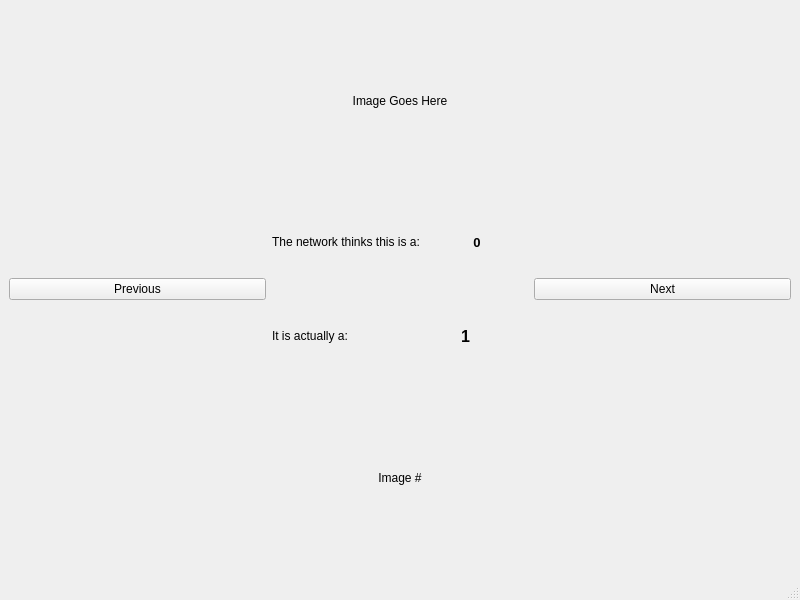
<?xml version="1.0" encoding="UTF-8"?>
<ui version="4.0">
 <class>MainWindow</class>
 <widget class="QMainWindow" name="MainWindow">
  <property name="geometry">
   <rect>
    <x>0</x>
    <y>0</y>
    <width>800</width>
    <height>600</height>
   </rect>
  </property>
  <property name="windowTitle">
   <string>MainWindow</string>
  </property>
  <widget class="QWidget" name="centralwidget">
   <layout class="QVBoxLayout" name="verticalLayout">
    <item>
     <widget class="QLabel" name="image_label">
      <property name="text">
       <string>Image Goes Here</string>
      </property>
      <property name="alignment">
       <set>Qt::AlignCenter</set>
      </property>
     </widget>
    </item>
    <item>
     <layout class="QGridLayout" name="interaction_layout">
      <item row="1" column="0" rowspan="2">
       <widget class="QPushButton" name="previous_button">
        <property name="text">
         <string>Previous</string>
        </property>
       </widget>
      </item>
      <item row="1" column="2">
       <layout class="QHBoxLayout" name="prediction_hbox_layout">
        <item>
         <widget class="QLabel" name="prediction_description_label">
          <property name="text">
           <string>The network thinks this is a:</string>
          </property>
         </widget>
        </item>
        <item>
         <widget class="QLabel" name="prediction_label">
          <property name="font">
           <font>
            <pointsize>10</pointsize>
            <weight>75</weight>
            <bold>true</bold>
           </font>
          </property>
          <property name="text">
           <string>0</string>
          </property>
          <property name="alignment">
           <set>Qt::AlignCenter</set>
          </property>
         </widget>
        </item>
       </layout>
      </item>
      <item row="1" column="3" rowspan="2">
       <widget class="QPushButton" name="next_button">
        <property name="text">
         <string>Next</string>
        </property>
       </widget>
      </item>
      <item row="2" column="2">
       <layout class="QHBoxLayout" name="truth_hbox_layout">
        <item>
         <widget class="QLabel" name="truth_description_label">
          <property name="text">
           <string>It is actually a:</string>
          </property>
         </widget>
        </item>
        <item>
         <widget class="QLabel" name="truth_label">
          <property name="font">
           <font>
            <pointsize>12</pointsize>
            <weight>75</weight>
            <bold>true</bold>
           </font>
          </property>
          <property name="text">
           <string>1</string>
          </property>
          <property name="alignment">
           <set>Qt::AlignCenter</set>
          </property>
         </widget>
        </item>
       </layout>
      </item>
     </layout>
    </item>
    <item>
     <widget class="QLabel" name="index_label">
      <property name="text">
       <string>Image #</string>
      </property>
      <property name="alignment">
       <set>Qt::AlignCenter</set>
      </property>
     </widget>
    </item>
   </layout>
  </widget>
  <widget class="QMenuBar" name="menubar">
   <property name="geometry">
    <rect>
     <x>0</x>
     <y>0</y>
     <width>800</width>
     <height>21</height>
    </rect>
   </property>
  </widget>
  <widget class="QStatusBar" name="statusbar"/>
 </widget>
 <resources/>
 <connections/>
</ui>
